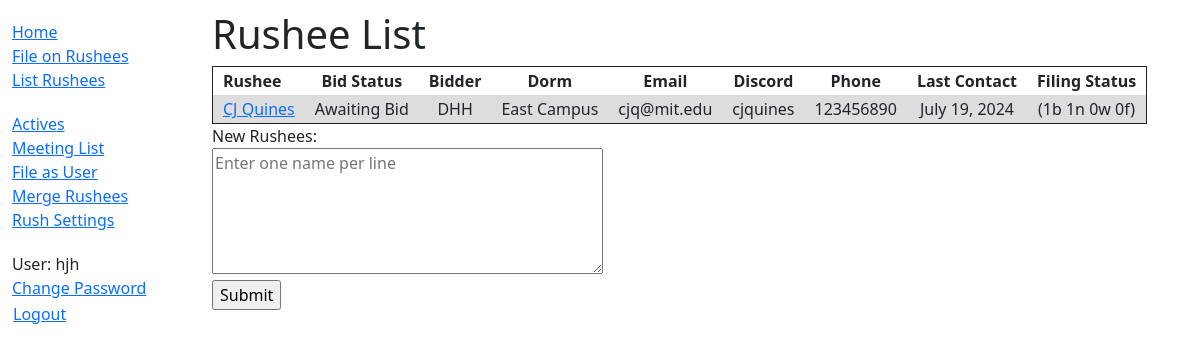
Screenshot of /rushees/ (signed in) with the database file from the repository.
### rush/models.py (models this page shows, shortened)
class Rushee(models.Model):
    STATUSES = (
        ('n', 'None'),
        ('a', 'Awaiting Bid'),
        ('b', 'Bid Delivered'),
        ('p', 'Pledged'),
    )
    name = models.CharField(max_length=100)
    dorm = models.CharField(max_length=50, null=True, blank=True)
    email = models.EmailField(null=True, blank=True)
    discord = models.CharField(max_length=50, null=True, blank=True)
    phone = models.CharField(max_length=20, null=True, blank=True)
    status = models.CharField(max_length=1, choices=STATUSES, default='None')
    bidder = models.ForeignKey(settings.AUTH_USER_MODEL, on_delete=models.SET_NULL, null=True, blank=True)
    last_contact = models.DateField(null=True, blank=True)
    comments = models.TextField(null=True, blank=True)
    class Meta:
        ordering = ['status', 'name']
    @property
    def short_filings_desc(self):
        text = ''
        for i in Filing.FILING_TYPES:
            text += f'{len(self.filing_set.filter(type__exact=i[0]))}{i[0]} '
        if len(text) > 0:
            return text[:-1]
        else:
            return text
    @property
    def autobid(self):
        autobid = Settings.objects.all()[0]
        if self.w > autobid.w or self.f > autobid.f:
            return False
        if self.b >= autobid.b:
            return True
        if self.b + self.n >= autobid.n:
            return True
        return False
    @property
    def b(self):
        return len(self.filing_set.filter(type__exact='b'))
    @property
    def n(self):
        return len(self.filing_set.filter(type__exact='n'))
    @property
    def w(self):
        return len(self.filing_set.filter(type__exact='w'))
    @property
    def f(self):
        return len(self.filing_set.filter(type__exact='f'))
    @property
    def weak(self):
        autobid = Settings.objects.get(id=1)
        return self.w > autobid.w
    @property
    def flush(self):
        autobid = Settings.objects.get(id=1)
        return self.f > autobid.f
    def get_absolute_url(self):
        return reverse('rushee-detail', args=[str(self.id)])
    def __str__(self):
        return f'{self.name}'

class Filing(models.Model):
    FILING_TYPES = (
        ('b', 'Bid'),
        ('n', 'No Objection'),
        ('w', 'Weak'),
        ('f', 'Flush'),
    )
    type = models.CharField(max_length=1, choices=FILING_TYPES)
    rushee = models.ForeignKey(Rushee, on_delete=models.CASCADE)
    active = models.ForeignKey(settings.AUTH_USER_MODEL, on_delete=models.CASCADE)

### rush/views.py (the view, shortened to what this page needs)
# urls.py: path('rushees/', views.RusheeListView, name='rushee-list'),
@login_required
def RusheeListView(request):
    rushee_list = Rushee.objects.all()
    form = AddRusheesForm()
    context = {
        'rushee_list': rushee_list,
        'form': form
    }
    return render(request, 'rush/rushee_list.html', context)

### rush/forms.py
class AddRusheesForm(forms.Form):
    rushees = forms.CharField(widget=forms.Textarea(attrs={
        'placeholder': 'Enter one name per line',
        'rows': 5}), label='New Rushees', required=False, )

### rush/models.py (called while the page is built)
    @property
    def b(self):
        return int(self.autobid.split(',')[0])

    @property
    def n(self):
        return int(self.autobid.split(',')[1])

    @property
    def w(self):
        return int(self.autobid.split(',')[2])

    @property
    def f(self):
        return int(self.autobid.split(',')[3])

### rush/templates/rush/rushee_list.html (shortened to what this page needs)
{% extends "base_generic.html" %}
{% block content %}
    <h1>Rushee List</h1>
    {% if rushee_list %}
        <table class="table-fancy">
            <tr>
                <th style="text-align: left">Rushee</th>
                <th>Bid Status</th>
                <th>Bidder</th>
                <th>Dorm</th>
                <th>Email</th>
                <th>Discord</th>
                <th>Phone</th>
                <th>Last Contact</th>
                {% if user.is_staff %}
                    <th>
                        Filing Status
                    </th>
                {% endif %}
            </tr>
            {% for rushee in rushee_list %}
                <tr>
                    <td style="text-align: left">
                        <a href="{{ rushee.get_absolute_url }}">{{ rushee }}</a>
                    </td>
                    <td>{{ rushee.get_status_display }}</td>
                    <td>{{ rushee.bidder|upper }}</td>
                    <td>{{ rushee.dorm }}</td>
                    <td>{{ rushee.email }}</td>
                    <td>{{ rushee.discord }}</td>
                    <td>{{ rushee.phone }}</td>
                    <td>{{ rushee.last_contact }}</td>
                    {% if user.is_staff %}
                        <td{% if user.is_staff %}
                        {% endif %} >
                            ({{ rushee.short_filings_desc }})
                        </td>
                    {% endif %}
                </tr>
            {% endfor %}
        </table>
    {% else %}
        <p>There are no rushees in the system.</p>
    {% endif %}
    <form action="" method="post">
        {{ form.rushees.label_tag }}
        <br/>
        {{ form.rushees }}
        <br/>
        <input type="submit" value="Submit">
    </form>
{% endblock %}

### rush/templates/base_generic.html (shortened to what this page needs)
<!DOCTYPE html>
<html lang="en">
<head>
    <link href="https://cdn.jsdelivr.net/npm/bootstrap@5.3.3/dist/css/bootstrap.min.css" rel="stylesheet"
>
    {% load static %}
    <link rel="stylesheet" href="{% static 'css/styles.css' %}">
</head>
<body>
<div class="container-fluid">
    <div class="row">
        <div class="col-sm-2">
            {% block sidebar %}
                <ul class="sidebar-nav">
                    <li><a href="{% url 'index' %}">Home</a></li>
                    {% if user.is_authenticated %}
                        <li><a href="{% url 'file-list' %}">File on Rushees</a></li>
                        <li><a href="{% url 'rushee-list' %}">List Rushees</a></li>
                    {% endif %}
                </ul>
                {% if user.is_staff %}
                <ul class="sidebar-nav">
                    <li><a href="{% url 'active-list' %}">Actives</a></li>
                    <li><a href="{% url 'meeting-list' %}">Meeting List</a></li>
                    <li><a href="{% url 'file-as' %}">File as User</a></li>
                    <li><a href="{% url 'merge' %}">Merge Rushees</a></li>
                    <li><a href="{% url 'settings' %}">Rush Settings</a></li>
                </ul>
                {% endif %}
                <ul class="sidebar-nav">
                    {% if user.is_authenticated %}
                        <li>User: {{ user.get_username }}</li>
                        <li><a href="{% url 'reset-password' %}">Change Password</a></li>
                        <li>
                            <form id="logout-form" method="post" action="{% url 'logout' %}">
                                <button type="submit" class="btn btn-link">Logout</button>
                            </form>
                        </li>
                    {% else %}
                        <li><a href="{% url 'login' %}">Login</a></li>
                    {% endif %}
                </ul>
            {% endblock %}
        </div>
        <div class="col-sm-10 ">
            {% block content %}{% endblock %}
        </div>
    </div>
</div>
</body>
</html>

### static/css/styles.css (style rules this page uses)
.sidebar-nav { margin-top: 20px; padding: 0; list-style: none; }
#logout-form { display: inline; }
#logout-form button { padding: 0; margin: 0; }
.col-sm-10 { padding-top: 10px; padding-bottom: 50px; }

### rows the page displays
Rushee: name "CJ Quines", status "Awaiting Bid", bidder "DHH", dorm "East Campus", email "cjq@mit.edu", discord "cjquines", phone "123456890", last_contact "July 19, 2024", short_filings_desc "1b 1n 0w 0f"

### other values shown
{{ user.get_username }} "hjh"
